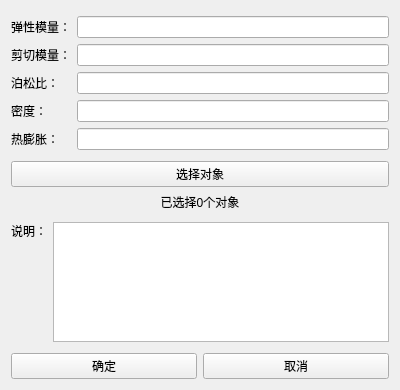
<?xml version="1.0" encoding="UTF-8"?>
<ui version="4.0">
 <class>NctiMeshAddMatrial</class>
 <widget class="QWidget" name="NctiMeshAddMatrial">
  <property name="geometry">
   <rect>
    <x>0</x>
    <y>0</y>
    <width>400</width>
    <height>390</height>
   </rect>
  </property>
  <property name="windowTitle">
   <string>Form</string>
  </property>
  <layout class="QVBoxLayout" name="verticalLayout">
   <item>
    <layout class="QGridLayout" name="gridLayout">
     <property name="topMargin">
      <number>5</number>
     </property>
     <property name="bottomMargin">
      <number>5</number>
     </property>
     <item row="1" column="0">
      <widget class="QLabel" name="label_5">
       <property name="text">
        <string>剪切模量：</string>
       </property>
      </widget>
     </item>
     <item row="4" column="0">
      <widget class="QLabel" name="label_8">
       <property name="text">
        <string>热膨胀：</string>
       </property>
      </widget>
     </item>
     <item row="2" column="0">
      <widget class="QLabel" name="label_nu">
       <property name="text">
        <string>泊松比：</string>
       </property>
      </widget>
     </item>
     <item row="3" column="1">
      <widget class="QLineEdit" name="lineEdit_rho"/>
     </item>
     <item row="3" column="0">
      <widget class="QLabel" name="label_rho">
       <property name="text">
        <string>密度：</string>
       </property>
      </widget>
     </item>
     <item row="0" column="0">
      <widget class="QLabel" name="label_4">
       <property name="sizePolicy">
        <sizepolicy hsizetype="Fixed" vsizetype="Preferred">
         <horstretch>0</horstretch>
         <verstretch>0</verstretch>
        </sizepolicy>
       </property>
       <property name="text">
        <string>弹性模量：</string>
       </property>
       <property name="alignment">
        <set>Qt::AlignLeading|Qt::AlignLeft|Qt::AlignVCenter</set>
       </property>
      </widget>
     </item>
     <item row="0" column="1">
      <widget class="QLineEdit" name="lineEdit_E"/>
     </item>
     <item row="1" column="1">
      <widget class="QLineEdit" name="lineEdit_G"/>
     </item>
     <item row="2" column="1">
      <widget class="QLineEdit" name="lineEdit_nu"/>
     </item>
     <item row="4" column="1">
      <widget class="QLineEdit" name="lineEdit_a"/>
     </item>
    </layout>
   </item>
   <item>
    <layout class="QVBoxLayout" name="verticalLayout_2">
     <item>
      <widget class="QPushButton" name="pick_obj_bnt">
       <property name="sizePolicy">
        <sizepolicy hsizetype="Preferred" vsizetype="Fixed">
         <horstretch>0</horstretch>
         <verstretch>0</verstretch>
        </sizepolicy>
       </property>
       <property name="contextMenuPolicy">
        <enum>Qt::CustomContextMenu</enum>
       </property>
       <property name="text">
        <string>选择对象</string>
       </property>
      </widget>
     </item>
     <item>
      <widget class="QLabel" name="pick_obj_lab">
       <property name="layoutDirection">
        <enum>Qt::LeftToRight</enum>
       </property>
       <property name="text">
        <string>已选择0个对象</string>
       </property>
       <property name="alignment">
        <set>Qt::AlignCenter</set>
       </property>
      </widget>
     </item>
    </layout>
   </item>
   <item>
    <layout class="QHBoxLayout" name="horizontalLayout_4">
     <property name="topMargin">
      <number>5</number>
     </property>
     <property name="bottomMargin">
      <number>5</number>
     </property>
     <item>
      <widget class="QLabel" name="label_3">
       <property name="text">
        <string>说明：</string>
       </property>
       <property name="alignment">
        <set>Qt::AlignLeading|Qt::AlignLeft|Qt::AlignTop</set>
       </property>
      </widget>
     </item>
     <item>
      <widget class="QPlainTextEdit" name="plainTextEdit"/>
     </item>
    </layout>
   </item>
   <item>
    <layout class="QHBoxLayout" name="horizontalLayout">
     <item>
      <widget class="QPushButton" name="pushButton_OK">
       <property name="text">
        <string>确定</string>
       </property>
      </widget>
     </item>
     <item>
      <widget class="QPushButton" name="pushButton_Cancel">
       <property name="text">
        <string>取消</string>
       </property>
      </widget>
     </item>
    </layout>
   </item>
  </layout>
 </widget>
 <resources/>
 <connections/>
</ui>
